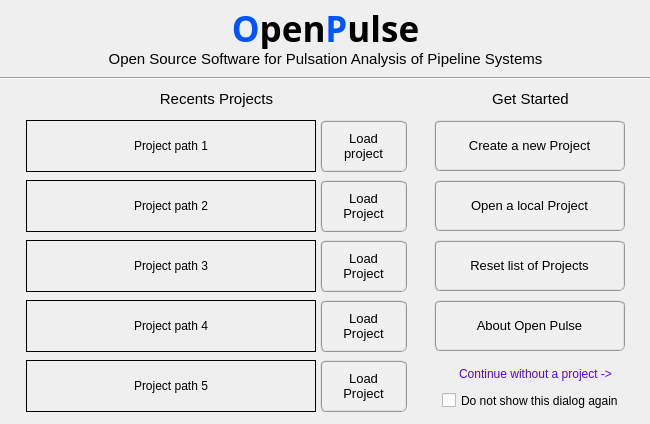
<?xml version="1.0" encoding="UTF-8"?>
<ui version="4.0">
 <class>Form</class>
 <widget class="QWidget" name="Form">
  <property name="geometry">
   <rect>
    <x>0</x>
    <y>0</y>
    <width>650</width>
    <height>424</height>
   </rect>
  </property>
  <property name="minimumSize">
   <size>
    <width>650</width>
    <height>424</height>
   </size>
  </property>
  <property name="maximumSize">
   <size>
    <width>650</width>
    <height>424</height>
   </size>
  </property>
  <property name="sizeIncrement">
   <size>
    <width>0</width>
    <height>0</height>
   </size>
  </property>
  <property name="windowTitle">
   <string>OpenPulse - Get Started</string>
  </property>
  <widget class="QWidget" name="widget" native="true">
   <property name="geometry">
    <rect>
     <x>434</x>
     <y>120</y>
     <width>211</width>
     <height>293</height>
    </rect>
   </property>
   <widget class="QPushButton" name="load_button">
    <property name="geometry">
     <rect>
      <x>0</x>
      <y>60</y>
      <width>191</width>
      <height>51</height>
     </rect>
    </property>
    <property name="font">
     <font>
      <pointsize>10</pointsize>
      <weight>50</weight>
      <italic>false</italic>
      <bold>false</bold>
     </font>
    </property>
    <property name="styleSheet">
     <string notr="true">QPushButton{border-radius: 6px; border-color: rgb(150, 150, 150); border-style: ridge; border-width: 2px; color: rgb(0, 0, 0); background-color: rgb(240, 240, 240)}
QPushButton:hover{border-radius: 6px; border-color: rgb(0, 170, 255); border-style: ridge; border-width: 2px; color: rgb(0, 0, 0); background-color: rgba(174, 213, 255, 100)}
QPushButton:pressed{border-radius: 6px; border-color: rgb(0, 170, 255); border-style: ridge; border-width: 2px; color: rgb(0, 0, 0); background-color: rgb(174, 213, 255)}
QPushButton:disabled{border-radius: 6px; border-color: rgb(150, 150, 150); border-style: ridge; border-width: 0px; color: rgb(150,150, 150); background-color: rgb(220, 220, 220)}</string>
    </property>
    <property name="text">
     <string>Open a local Project</string>
    </property>
    <property name="icon">
     <iconset>
      <normaloff>../../../data/icons/loadProject.png</normaloff>../../../data/icons/loadProject.png</iconset>
    </property>
    <property name="iconSize">
     <size>
      <width>30</width>
      <height>32</height>
     </size>
    </property>
    <property name="default">
     <bool>false</bool>
    </property>
   </widget>
   <widget class="QPushButton" name="create_button">
    <property name="geometry">
     <rect>
      <x>0</x>
      <y>0</y>
      <width>191</width>
      <height>51</height>
     </rect>
    </property>
    <property name="font">
     <font>
      <pointsize>10</pointsize>
      <weight>50</weight>
      <italic>false</italic>
      <bold>false</bold>
     </font>
    </property>
    <property name="styleSheet">
     <string notr="true">QPushButton{border-radius: 6px; border-color: rgb(150, 150, 150); border-style: ridge; border-width: 2px; color: rgb(0, 0, 0); background-color: rgb(240, 240, 240)}
QPushButton:hover{border-radius: 6px; border-color: rgb(0, 170, 255); border-style: ridge; border-width: 2px; color: rgb(0, 0, 0); background-color: rgba(174, 213, 255, 100)}
QPushButton:pressed{border-radius: 6px; border-color: rgb(0, 170, 255); border-style: ridge; border-width: 2px; color: rgb(0, 0, 0); background-color: rgb(174, 213, 255)}
QPushButton:disabled{border-radius: 6px; border-color: rgb(150, 150, 150); border-style: ridge; border-width: 0px; color: rgb(150,150, 150); background-color: rgb(220, 220, 220)}</string>
    </property>
    <property name="text">
     <string>Create a new Project</string>
    </property>
    <property name="icon">
     <iconset>
      <normaloff>../../../data/icons/012-favorite.png</normaloff>../../../data/icons/012-favorite.png</iconset>
    </property>
    <property name="iconSize">
     <size>
      <width>30</width>
      <height>32</height>
     </size>
    </property>
    <property name="default">
     <bool>false</bool>
    </property>
   </widget>
   <widget class="QPushButton" name="reset_list_projects_button">
    <property name="geometry">
     <rect>
      <x>0</x>
      <y>120</y>
      <width>191</width>
      <height>51</height>
     </rect>
    </property>
    <property name="font">
     <font>
      <pointsize>10</pointsize>
      <weight>50</weight>
      <italic>false</italic>
      <bold>false</bold>
     </font>
    </property>
    <property name="styleSheet">
     <string notr="true">QPushButton{border-radius: 6px; border-color: rgb(150, 150, 150); border-style: ridge; border-width: 2px; color: rgb(0, 0, 0); background-color: rgb(240, 240, 240)}
QPushButton:hover{border-radius: 6px; border-color: rgb(0, 170, 255); border-style: ridge; border-width: 2px; color: rgb(0, 0, 0); background-color: rgba(174, 213, 255, 100)}
QPushButton:pressed{border-radius: 6px; border-color: rgb(0, 170, 255); border-style: ridge; border-width: 2px; color: rgb(0, 0, 0); background-color: rgb(174, 213, 255)}
QPushButton:disabled{border-radius: 6px; border-color: rgb(150, 150, 150); border-style: ridge; border-width: 0px; color: rgb(150,150, 150); background-color: rgb(220, 220, 220)}</string>
    </property>
    <property name="text">
     <string>Reset list of Projects</string>
    </property>
    <property name="icon">
     <iconset>
      <normaloff>../../../data/icons/pulse.png</normaloff>../../../data/icons/pulse.png</iconset>
    </property>
    <property name="iconSize">
     <size>
      <width>30</width>
      <height>32</height>
     </size>
    </property>
   </widget>
   <widget class="QPushButton" name="continue_button">
    <property name="geometry">
     <rect>
      <x>0</x>
      <y>242</y>
      <width>203</width>
      <height>23</height>
     </rect>
    </property>
    <property name="palette">
     <palette>
      <active>
       <colorrole role="ButtonText">
        <brush brushstyle="SolidPattern">
         <color alpha="255">
          <red>85</red>
          <green>0</green>
          <blue>255</blue>
         </color>
        </brush>
       </colorrole>
      </active>
      <inactive>
       <colorrole role="ButtonText">
        <brush brushstyle="SolidPattern">
         <color alpha="255">
          <red>85</red>
          <green>0</green>
          <blue>255</blue>
         </color>
        </brush>
       </colorrole>
      </inactive>
      <disabled>
       <colorrole role="ButtonText">
        <brush brushstyle="SolidPattern">
         <color alpha="255">
          <red>120</red>
          <green>120</green>
          <blue>120</blue>
         </color>
        </brush>
       </colorrole>
      </disabled>
     </palette>
    </property>
    <property name="font">
     <font>
      <pointsize>9</pointsize>
     </font>
    </property>
    <property name="text">
     <string>Continue without a project -&gt;</string>
    </property>
    <property name="flat">
     <bool>true</bool>
    </property>
   </widget>
   <widget class="QCheckBox" name="checkBox">
    <property name="geometry">
     <rect>
      <x>8</x>
      <y>272</y>
      <width>199</width>
      <height>17</height>
     </rect>
    </property>
    <property name="font">
     <font>
      <pointsize>9</pointsize>
     </font>
    </property>
    <property name="text">
     <string>Do not show this dialog again</string>
    </property>
   </widget>
   <widget class="QPushButton" name="about_button">
    <property name="geometry">
     <rect>
      <x>0</x>
      <y>180</y>
      <width>191</width>
      <height>51</height>
     </rect>
    </property>
    <property name="font">
     <font>
      <pointsize>10</pointsize>
      <weight>50</weight>
      <italic>false</italic>
      <bold>false</bold>
     </font>
    </property>
    <property name="styleSheet">
     <string notr="true">QPushButton{border-radius: 6px; border-color: rgb(150, 150, 150); border-style: ridge; border-width: 2px; color: rgb(0, 0, 0); background-color: rgb(240, 240, 240)}
QPushButton:hover{border-radius: 6px; border-color: rgb(0, 170, 255); border-style: ridge; border-width: 2px; color: rgb(0, 0, 0); background-color: rgba(174, 213, 255, 100)}
QPushButton:pressed{border-radius: 6px; border-color: rgb(0, 170, 255); border-style: ridge; border-width: 2px; color: rgb(0, 0, 0); background-color: rgb(174, 213, 255)}
QPushButton:disabled{border-radius: 6px; border-color: rgb(150, 150, 150); border-style: ridge; border-width: 0px; color: rgb(150,150, 150); background-color: rgb(220, 220, 220)}</string>
    </property>
    <property name="text">
     <string>About Open Pulse</string>
    </property>
    <property name="icon">
     <iconset>
      <normaloff>../../../data/icons/pulse.png</normaloff>../../../data/icons/pulse.png</iconset>
    </property>
    <property name="iconSize">
     <size>
      <width>30</width>
      <height>32</height>
     </size>
    </property>
   </widget>
  </widget>
  <widget class="Line" name="line">
   <property name="geometry">
    <rect>
     <x>0</x>
     <y>70</y>
     <width>650</width>
     <height>16</height>
    </rect>
   </property>
   <property name="orientation">
    <enum>Qt::Horizontal</enum>
   </property>
  </widget>
  <widget class="QLabel" name="label">
   <property name="geometry">
    <rect>
     <x>36</x>
     <y>4</y>
     <width>579</width>
     <height>45</height>
    </rect>
   </property>
   <property name="font">
    <font>
     <family>Bauhaus 93</family>
     <pointsize>26</pointsize>
     <weight>75</weight>
     <bold>true</bold>
    </font>
   </property>
   <property name="text">
    <string>&lt;html&gt;&lt;head/&gt;&lt;body&gt;&lt;p&gt;&lt;span style=&quot; color:#0055ff;&quot;&gt;O&lt;/span&gt;pen&lt;span style=&quot; color:#0055ff;&quot;&gt;P&lt;/span&gt;ulse&lt;/p&gt;&lt;/body&gt;&lt;/html&gt;</string>
   </property>
   <property name="alignment">
    <set>Qt::AlignCenter</set>
   </property>
  </widget>
  <widget class="QLabel" name="label_2">
   <property name="geometry">
    <rect>
     <x>36</x>
     <y>46</y>
     <width>579</width>
     <height>25</height>
    </rect>
   </property>
   <property name="minimumSize">
    <size>
     <width>0</width>
     <height>25</height>
    </size>
   </property>
   <property name="maximumSize">
    <size>
     <width>16777215</width>
     <height>25</height>
    </size>
   </property>
   <property name="font">
    <font>
     <pointsize>11</pointsize>
     <weight>50</weight>
     <italic>false</italic>
     <bold>false</bold>
    </font>
   </property>
   <property name="text">
    <string>Open Source Software for Pulsation Analysis of Pipeline Systems</string>
   </property>
   <property name="alignment">
    <set>Qt::AlignCenter</set>
   </property>
  </widget>
  <widget class="QLabel" name="recents_label">
   <property name="geometry">
    <rect>
     <x>28</x>
     <y>86</y>
     <width>377</width>
     <height>25</height>
    </rect>
   </property>
   <property name="font">
    <font>
     <pointsize>11</pointsize>
     <weight>50</weight>
     <bold>false</bold>
    </font>
   </property>
   <property name="autoFillBackground">
    <bool>true</bool>
   </property>
   <property name="text">
    <string>Recents Projects</string>
   </property>
   <property name="alignment">
    <set>Qt::AlignCenter</set>
   </property>
  </widget>
  <widget class="QLabel" name="label_4">
   <property name="geometry">
    <rect>
     <x>436</x>
     <y>86</y>
     <width>189</width>
     <height>25</height>
    </rect>
   </property>
   <property name="font">
    <font>
     <pointsize>11</pointsize>
     <weight>50</weight>
     <italic>false</italic>
     <bold>false</bold>
    </font>
   </property>
   <property name="autoFillBackground">
    <bool>true</bool>
   </property>
   <property name="text">
    <string>Get Started</string>
   </property>
   <property name="alignment">
    <set>Qt::AlignCenter</set>
   </property>
  </widget>
  <widget class="QWidget" name="widget_project1" native="true">
   <property name="geometry">
    <rect>
     <x>22</x>
     <y>116</y>
     <width>387</width>
     <height>61</height>
    </rect>
   </property>
   <widget class="QPushButton" name="project1_button">
    <property name="geometry">
     <rect>
      <x>298</x>
      <y>4</y>
      <width>87</width>
      <height>52</height>
     </rect>
    </property>
    <property name="font">
     <font>
      <pointsize>10</pointsize>
      <weight>50</weight>
      <italic>false</italic>
      <bold>false</bold>
     </font>
    </property>
    <property name="layoutDirection">
     <enum>Qt::LeftToRight</enum>
    </property>
    <property name="autoFillBackground">
     <bool>false</bool>
    </property>
    <property name="styleSheet">
     <string notr="true">QPushButton{border-radius: 6px; border-color: rgb(150, 150, 150); border-style: ridge; border-width: 2px; color: rgb(0, 0, 0); background-color: rgb(240, 240, 240)}
QPushButton:hover{border-radius: 6px; border-color: rgb(0, 170, 255); border-style: ridge; border-width: 2px; color: rgb(0, 0, 0); background-color: rgba(174, 213, 255, 100)}
QPushButton:pressed{border-radius: 6px; border-color: rgb(0, 170, 255); border-style: ridge; border-width: 2px; color: rgb(0, 0, 0); background-color: rgb(174, 213, 255)}
QPushButton:disabled{border-radius: 6px; border-color: rgb(150, 150, 150); border-style: ridge; border-width: 0px; color: rgb(150,150, 150); background-color: rgb(220, 220, 220)}</string>
    </property>
    <property name="text">
     <string>Load 
project</string>
    </property>
    <property name="icon">
     <iconset>
      <normaloff>../../../data/icons/002-analysis.png</normaloff>../../../data/icons/002-analysis.png</iconset>
    </property>
    <property name="autoDefault">
     <bool>false</bool>
    </property>
    <property name="default">
     <bool>false</bool>
    </property>
    <property name="flat">
     <bool>false</bool>
    </property>
   </widget>
   <widget class="QLabel" name="project1_path_label">
    <property name="geometry">
     <rect>
      <x>4</x>
      <y>4</y>
      <width>290</width>
      <height>52</height>
     </rect>
    </property>
    <property name="styleSheet">
     <string notr="true"/>
    </property>
    <property name="frameShape">
     <enum>QFrame::Box</enum>
    </property>
    <property name="text">
     <string>Project path 1</string>
    </property>
    <property name="alignment">
     <set>Qt::AlignCenter</set>
    </property>
    <property name="wordWrap">
     <bool>true</bool>
    </property>
   </widget>
  </widget>
  <widget class="QWidget" name="widget_project2" native="true">
   <property name="geometry">
    <rect>
     <x>22</x>
     <y>176</y>
     <width>387</width>
     <height>61</height>
    </rect>
   </property>
   <widget class="QPushButton" name="project2_button">
    <property name="geometry">
     <rect>
      <x>298</x>
      <y>4</y>
      <width>87</width>
      <height>52</height>
     </rect>
    </property>
    <property name="font">
     <font>
      <pointsize>10</pointsize>
      <weight>50</weight>
      <italic>false</italic>
      <bold>false</bold>
     </font>
    </property>
    <property name="layoutDirection">
     <enum>Qt::LeftToRight</enum>
    </property>
    <property name="autoFillBackground">
     <bool>false</bool>
    </property>
    <property name="styleSheet">
     <string notr="true">QPushButton{border-radius: 6px; border-color: rgb(150, 150, 150); border-style: ridge; border-width: 2px; color: rgb(0, 0, 0); background-color: rgb(240, 240, 240)}
QPushButton:hover{border-radius: 6px; border-color: rgb(0, 170, 255); border-style: ridge; border-width: 2px; color: rgb(0, 0, 0); background-color: rgba(174, 213, 255, 100)}
QPushButton:pressed{border-radius: 6px; border-color: rgb(0, 170, 255); border-style: ridge; border-width: 2px; color: rgb(0, 0, 0); background-color: rgb(174, 213, 255)}
QPushButton:disabled{border-radius: 6px; border-color: rgb(150, 150, 150); border-style: ridge; border-width: 0px; color: rgb(150,150, 150); background-color: rgb(220, 220, 220)}</string>
    </property>
    <property name="text">
     <string>Load
Project</string>
    </property>
    <property name="icon">
     <iconset>
      <normaloff>../../../data/icons/002-analysis.png</normaloff>../../../data/icons/002-analysis.png</iconset>
    </property>
    <property name="autoDefault">
     <bool>true</bool>
    </property>
    <property name="default">
     <bool>false</bool>
    </property>
    <property name="flat">
     <bool>false</bool>
    </property>
   </widget>
   <widget class="QLabel" name="project2_path_label">
    <property name="geometry">
     <rect>
      <x>4</x>
      <y>4</y>
      <width>290</width>
      <height>52</height>
     </rect>
    </property>
    <property name="styleSheet">
     <string notr="true"/>
    </property>
    <property name="frameShape">
     <enum>QFrame::Box</enum>
    </property>
    <property name="text">
     <string>Project path 2</string>
    </property>
    <property name="alignment">
     <set>Qt::AlignCenter</set>
    </property>
    <property name="wordWrap">
     <bool>true</bool>
    </property>
   </widget>
  </widget>
  <widget class="QWidget" name="widget_project3" native="true">
   <property name="geometry">
    <rect>
     <x>22</x>
     <y>236</y>
     <width>387</width>
     <height>61</height>
    </rect>
   </property>
   <widget class="QPushButton" name="project3_button">
    <property name="geometry">
     <rect>
      <x>298</x>
      <y>4</y>
      <width>87</width>
      <height>52</height>
     </rect>
    </property>
    <property name="font">
     <font>
      <pointsize>10</pointsize>
      <weight>50</weight>
      <italic>false</italic>
      <bold>false</bold>
     </font>
    </property>
    <property name="layoutDirection">
     <enum>Qt::LeftToRight</enum>
    </property>
    <property name="autoFillBackground">
     <bool>false</bool>
    </property>
    <property name="styleSheet">
     <string notr="true">QPushButton{border-radius: 6px; border-color: rgb(150, 150, 150); border-style: ridge; border-width: 2px; color: rgb(0, 0, 0); background-color: rgb(240, 240, 240)}
QPushButton:hover{border-radius: 6px; border-color: rgb(0, 170, 255); border-style: ridge; border-width: 2px; color: rgb(0, 0, 0); background-color: rgba(174, 213, 255, 100)}
QPushButton:pressed{border-radius: 6px; border-color: rgb(0, 170, 255); border-style: ridge; border-width: 2px; color: rgb(0, 0, 0); background-color: rgb(174, 213, 255)}
QPushButton:disabled{border-radius: 6px; border-color: rgb(150, 150, 150); border-style: ridge; border-width: 0px; color: rgb(150,150, 150); background-color: rgb(220, 220, 220)}</string>
    </property>
    <property name="text">
     <string>Load
Project</string>
    </property>
    <property name="icon">
     <iconset>
      <normaloff>../../../data/icons/002-analysis.png</normaloff>../../../data/icons/002-analysis.png</iconset>
    </property>
    <property name="autoDefault">
     <bool>true</bool>
    </property>
    <property name="default">
     <bool>false</bool>
    </property>
    <property name="flat">
     <bool>false</bool>
    </property>
   </widget>
   <widget class="QLabel" name="project3_path_label">
    <property name="geometry">
     <rect>
      <x>4</x>
      <y>4</y>
      <width>290</width>
      <height>52</height>
     </rect>
    </property>
    <property name="frameShape">
     <enum>QFrame::Box</enum>
    </property>
    <property name="text">
     <string>Project path 3</string>
    </property>
    <property name="alignment">
     <set>Qt::AlignCenter</set>
    </property>
    <property name="wordWrap">
     <bool>true</bool>
    </property>
   </widget>
  </widget>
  <widget class="QWidget" name="widget_project4" native="true">
   <property name="geometry">
    <rect>
     <x>22</x>
     <y>296</y>
     <width>387</width>
     <height>61</height>
    </rect>
   </property>
   <widget class="QPushButton" name="project4_button">
    <property name="geometry">
     <rect>
      <x>298</x>
      <y>4</y>
      <width>87</width>
      <height>52</height>
     </rect>
    </property>
    <property name="font">
     <font>
      <pointsize>10</pointsize>
      <weight>50</weight>
      <italic>false</italic>
      <bold>false</bold>
     </font>
    </property>
    <property name="layoutDirection">
     <enum>Qt::LeftToRight</enum>
    </property>
    <property name="autoFillBackground">
     <bool>false</bool>
    </property>
    <property name="styleSheet">
     <string notr="true">QPushButton{border-radius: 6px; border-color: rgb(150, 150, 150); border-style: ridge; border-width: 2px; color: rgb(0, 0, 0); background-color: rgb(240, 240, 240)}
QPushButton:hover{border-radius: 6px; border-color: rgb(0, 170, 255); border-style: ridge; border-width: 2px; color: rgb(0, 0, 0); background-color: rgba(174, 213, 255, 100)}
QPushButton:pressed{border-radius: 6px; border-color: rgb(0, 170, 255); border-style: ridge; border-width: 2px; color: rgb(0, 0, 0); background-color: rgb(174, 213, 255)}
QPushButton:disabled{border-radius: 6px; border-color: rgb(150, 150, 150); border-style: ridge; border-width: 0px; color: rgb(150,150, 150); background-color: rgb(220, 220, 220)}</string>
    </property>
    <property name="text">
     <string>Load
Project</string>
    </property>
    <property name="icon">
     <iconset>
      <normaloff>../../../data/icons/002-analysis.png</normaloff>../../../data/icons/002-analysis.png</iconset>
    </property>
    <property name="autoDefault">
     <bool>true</bool>
    </property>
    <property name="default">
     <bool>false</bool>
    </property>
    <property name="flat">
     <bool>false</bool>
    </property>
   </widget>
   <widget class="QLabel" name="project4_path_label">
    <property name="geometry">
     <rect>
      <x>4</x>
      <y>4</y>
      <width>290</width>
      <height>52</height>
     </rect>
    </property>
    <property name="frameShape">
     <enum>QFrame::Box</enum>
    </property>
    <property name="text">
     <string>Project path 4</string>
    </property>
    <property name="alignment">
     <set>Qt::AlignCenter</set>
    </property>
    <property name="wordWrap">
     <bool>true</bool>
    </property>
   </widget>
  </widget>
  <widget class="QWidget" name="widget_project5" native="true">
   <property name="geometry">
    <rect>
     <x>22</x>
     <y>356</y>
     <width>387</width>
     <height>61</height>
    </rect>
   </property>
   <widget class="QPushButton" name="project5_button">
    <property name="geometry">
     <rect>
      <x>298</x>
      <y>4</y>
      <width>87</width>
      <height>52</height>
     </rect>
    </property>
    <property name="font">
     <font>
      <pointsize>10</pointsize>
      <weight>50</weight>
      <italic>false</italic>
      <bold>false</bold>
     </font>
    </property>
    <property name="layoutDirection">
     <enum>Qt::LeftToRight</enum>
    </property>
    <property name="autoFillBackground">
     <bool>false</bool>
    </property>
    <property name="styleSheet">
     <string notr="true">QPushButton{border-radius: 6px; border-color: rgb(150, 150, 150); border-style: ridge; border-width: 2px; color: rgb(0, 0, 0); background-color: rgb(240, 240, 240)}
QPushButton:hover{border-radius: 6px; border-color: rgb(0, 170, 255); border-style: ridge; border-width: 2px; color: rgb(0, 0, 0); background-color: rgba(174, 213, 255, 100)}
QPushButton:pressed{border-radius: 6px; border-color: rgb(0, 170, 255); border-style: ridge; border-width: 2px; color: rgb(0, 0, 0); background-color: rgb(174, 213, 255)}
QPushButton:disabled{border-radius: 6px; border-color: rgb(150, 150, 150); border-style: ridge; border-width: 0px; color: rgb(150,150, 150); background-color: rgb(220, 220, 220)}</string>
    </property>
    <property name="text">
     <string>Load
Project</string>
    </property>
    <property name="icon">
     <iconset>
      <normaloff>../../../data/icons/002-analysis.png</normaloff>../../../data/icons/002-analysis.png</iconset>
    </property>
    <property name="autoDefault">
     <bool>true</bool>
    </property>
    <property name="default">
     <bool>false</bool>
    </property>
    <property name="flat">
     <bool>false</bool>
    </property>
   </widget>
   <widget class="QLabel" name="project5_path_label">
    <property name="geometry">
     <rect>
      <x>4</x>
      <y>4</y>
      <width>290</width>
      <height>52</height>
     </rect>
    </property>
    <property name="frameShape">
     <enum>QFrame::Box</enum>
    </property>
    <property name="text">
     <string>Project path 5</string>
    </property>
    <property name="alignment">
     <set>Qt::AlignCenter</set>
    </property>
    <property name="wordWrap">
     <bool>true</bool>
    </property>
   </widget>
  </widget>
 </widget>
 <tabstops>
  <tabstop>create_button</tabstop>
  <tabstop>load_button</tabstop>
  <tabstop>reset_list_projects_button</tabstop>
  <tabstop>about_button</tabstop>
  <tabstop>project1_button</tabstop>
  <tabstop>project2_button</tabstop>
  <tabstop>project3_button</tabstop>
  <tabstop>project4_button</tabstop>
  <tabstop>project5_button</tabstop>
  <tabstop>continue_button</tabstop>
  <tabstop>checkBox</tabstop>
 </tabstops>
 <resources/>
 <connections/>
</ui>
